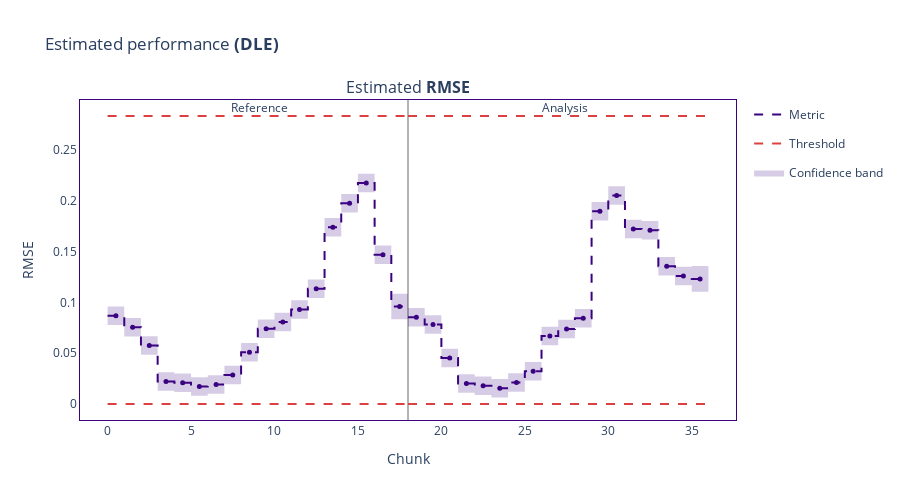

Source (notebook cell):
### Markdown cell above
### DLE

### Code cell
dle = nml.DLE(
    feature_column_names=features,
    y_pred=y_pred,
    y_true=target,
    metrics=['rmse'],
    chunk_size=2000
)

dle.fit(reference_df)
dle_results = dle.estimate(monitored_df)
fig = dle_results.plot()
fig.show()
fig.write_image('dle_results.svg')

### Figure 1 — Plotly figure (JSON) as saved in the notebook; plotly's stock layout.template omitted (floating-point values rounded to 4 significant figures)
{"data": [{"hoverinfo": "skip", "legendgroup": "metric_reference", "line": {"color": "#3b0280", "dash": "dash", "shape": "hv", "width": 2}, "mode": "lines", "name": "Metric", "showlegend": true, "type": "scatter", "x": [0, 1, 2, 3, 4, 5, 6, 7, 8, 9, 10, 11, 12, 13, 14, 15, 16, 17, 18], "xaxis": "x", "y": [0.08682, 0.0756, 0.05764, 0.02207, 0.02081, 0.01733, 0.01929, 0.02865, 0.05088, 0.0742, 0.08076, 0.09316, 0.1135, 0.174, 0.1976, 0.2178, 0.1469, 0.09601, 0.09601], "yaxis": "y"}, {"customdata": [["Estimated <b>RMSE</b>", "<b style=\"color:#3b0280;line-height:60px\">Reference</b>", "", "[0:1999]", "Chunk index: <b>0</b>", 0.0868, 0.0091], ["Estimated <b>RMSE</b>", "<b style=\"color:#3b0280;line-height:60px\">Reference</b>", "", "[2000:3999]", "Chunk index: <b>1</b>", 0.0756, 0.0091], ["Estimated <b>RMSE</b>", "<b style=\"color:#3b0280;line-height:60px\">Reference</b>", "", "[4000:5999]", "Chunk index: <b>2</b>", 0.0576, 0.0091], ["Estimated <b>RMSE</b>", "<b style=\"color:#3b0280;line-height:60px\">Reference</b>", "", "[6000:7999]", "Chunk index: <b>3</b>", 0.0221, 0.0091], ["Estimated <b>RMSE</b>", "<b style=\"color:#3b0280;line-height:60px\">Reference</b>", "", "[8000:9999]", "Chunk index: <b>4</b>", 0.0208, 0.0091], ["Estimated <b>RMSE</b>", "<b style=\"color:#3b0280;line-height:60px\">Reference</b>", "", "[10000:11999]", "Chunk index: <b>5</b>", 0.0173, 0.0091], ["Estimated <b>RMSE</b>", "<b style=\"color:#3b0280;line-height:60px\">Reference</b>", "", "[12000:13999]", "Chunk index: <b>6</b>", 0.0193, 0.0091], ["Estimated <b>RMSE</b>", "<b style=\"color:#3b0280;line-height:60px\">Reference</b>", "", "[14000:15999]", "Chunk index: <b>7</b>", 0.0287, 0.0091], ["Estimated <b>RMSE</b>", "<b style=\"color:#3b0280;line-height:60px\">Reference</b>", "", "[16000:17999]", "Chunk index: <b>8</b>", 0.0509, 0.0091], ["Estimated <b>RMSE</b>", "<b style=\"color:#3b0280;line-height:60px\">Reference</b>", "", "[18000:19999]", "Chunk index: <b>9</b>", 0.0742, 0.0091], ["Estimated <b>RMSE</b>", "<b style=\"color:#3b0280;line-height:60px\">Reference</b>", "", "[20000:21999]", "Chunk index: <b>10</b>", 0.0808, 0.0091], ["Estimated <b>RMSE</b>", "<b style=\"color:#3b0280;line-height:60px\">Reference</b>", "", "[22000:23999]", "Chunk index: <b>11</b>", 0.0932, 0.0091], ["Estimated <b>RMSE</b>", "<b style=\"color:#3b0280;line-height:60px\">Reference</b>", "", "[24000:25999]", "Chunk index: <b>12</b>", 0.1135, 0.0091], ["Estimated <b>RMSE</b>", "<b style=\"color:#3b0280;line-height:60px\">Reference</b>", "", "[26000:27999]", "Chunk index: <b>13</b>", 0.174, 0.0091], ["Estimated <b>RMSE</b>", "<b style=\"color:#3b0280;line-height:60px\">Reference</b>", "", "[28000:29999]", "Chunk index: <b>14</b>", 0.1976, 0.0091], ["Estimated <b>RMSE</b>", "<b style=\"color:#3b0280;line-height:60px\">Reference</b>", "", "[30000:31999]", "Chunk index: <b>15</b>", 0.2178, 0.0091], ["Estimated <b>RMSE</b>", "<b style=\"color:#3b0280;line-height:60px\">Reference</b>", "", "[32000:33999]", "Chunk index: <b>16</b>", 0.1469, 0.0091], ["Estimated <b>RMSE</b>", "<b style=\"color:#3b0280;line-height:60px\">Reference</b>", "", "[34000:35039]", "Chunk index: <b>17</b>", 0.096, 0.0126]], "hovertemplate": "%{customdata[1]} &nbsp; &nbsp; %{customdata[2]} <br />Chunk: <b>%{customdata[3]}</b> &nbsp; &nbsp; %{customdata[4]} <br />%{customdata[0]}: <b>%{customdata[5]}</b><br />Confidence band: +/- <b>%{customdata[6]}</b><br /><extra></extra>", "legendgroup": "metric_reference", "line": {"dash": "dash"}, "marker": {"color": "#3b0280", "size": 5, "symbol": "circle"}, "mode": "markers", "name": "Metric", "showlegend": false, "type": "scatter", "x": [0.5, 1.5, 2.5, 3.5, 4.5, 5.5, 6.5, 7.5, 8.5, 9.5, 10.5, 11.5, 12.5, 13.5, 14.5, 15.5, 16.5, 17.5], "xaxis": "x", "y": [0.08682, 0.0756, 0.05764, 0.02207, 0.02081, 0.01733, 0.01929, 0.02865, 0.05088, 0.0742, 0.08076, 0.09316, 0.1135, 0.174, 0.1976, 0.2178, 0.1469, 0.09601, 0.09601], "yaxis": "y"}, {"hoverinfo": "skip", "legendgroup": "metric_analysis", "line": {"color": "#3b0280", "dash": "dash", "shape": "hv", "width": 2}, "mode": "lines", "name": "Metric", "showlegend": false, "type": "scatter", "x": [18, 19, 20, 21, 22, 23, 24, 25, 26, 27, 28, 29, 30, 31, 32, 33, 34, 35, 36], "xaxis": "x", "y": [0.0854, 0.07837, 0.04541, 0.02019, 0.01807, 0.01553, 0.02114, 0.03228, 0.06709, 0.07375, 0.0845, 0.1898, 0.2053, 0.1724, 0.1712, 0.1356, 0.126, 0.1232, 0.1232], "yaxis": "y"}, {"customdata": [["Estimated <b>RMSE</b>", "<b style=\"color:#3b0280;line-height:60px\">Analysis</b>", "", "[0:1999]", "Chunk index: <b>0</b>", 0.0854, 0.0091], ["Estimated <b>RMSE</b>", "<b style=\"color:#3b0280;line-height:60px\">Analysis</b>", "", "[2000:3999]", "Chunk index: <b>1</b>", 0.0784, 0.0091], ["Estimated <b>RMSE</b>", "<b style=\"color:#3b0280;line-height:60px\">Analysis</b>", "", "[4000:5999]", "Chunk index: <b>2</b>", 0.0454, 0.0091], ["Estimated <b>RMSE</b>", "<b style=\"color:#3b0280;line-height:60px\">Analysis</b>", "", "[6000:7999]", "Chunk index: <b>3</b>", 0.0202, 0.0091], ["Estimated <b>RMSE</b>", "<b style=\"color:#3b0280;line-height:60px\">Analysis</b>", "", "[8000:9999]", "Chunk index: <b>4</b>", 0.0181, 0.0091], ["Estimated <b>RMSE</b>", "<b style=\"color:#3b0280;line-height:60px\">Analysis</b>", "", "[10000:11999]", "Chunk index: <b>5</b>", 0.0155, 0.0091], ["Estimated <b>RMSE</b>", "<b style=\"color:#3b0280;line-height:60px\">Analysis</b>", "", "[12000:13999]", "Chunk index: <b>6</b>", 0.0211, 0.0091], ["Estimated <b>RMSE</b>", "<b style=\"color:#3b0280;line-height:60px\">Analysis</b>", "", "[14000:15999]", "Chunk index: <b>7</b>", 0.0323, 0.0091], ["Estimated <b>RMSE</b>", "<b style=\"color:#3b0280;line-height:60px\">Analysis</b>", "", "[16000:17999]", "Chunk index: <b>8</b>", 0.0671, 0.0091], ["Estimated <b>RMSE</b>", "<b style=\"color:#3b0280;line-height:60px\">Analysis</b>", "", "[18000:19999]", "Chunk index: <b>9</b>", 0.0738, 0.0091], ["Estimated <b>RMSE</b>", "<b style=\"color:#3b0280;line-height:60px\">Analysis</b>", "", "[20000:21999]", "Chunk index: <b>10</b>", 0.0845, 0.0091], ["Estimated <b>RMSE</b>", "<b style=\"color:#3b0280;line-height:60px\">Analysis</b>", "", "[22000:23999]", "Chunk index: <b>11</b>", 0.1898, 0.0091], ["Estimated <b>RMSE</b>", "<b style=\"color:#3b0280;line-height:60px\">Analysis</b>", "", "[24000:25999]", "Chunk index: <b>12</b>", 0.2053, 0.0091], ["Estimated <b>RMSE</b>", "<b style=\"color:#3b0280;line-height:60px\">Analysis</b>", "", "[26000:27999]", "Chunk index: <b>13</b>", 0.1724, 0.0091], ["Estimated <b>RMSE</b>", "<b style=\"color:#3b0280;line-height:60px\">Analysis</b>", "", "[28000:29999]", "Chunk index: <b>14</b>", 0.1712, 0.0091], ["Estimated <b>RMSE</b>", "<b style=\"color:#3b0280;line-height:60px\">Analysis</b>", "", "[30000:31999]", "Chunk index: <b>15</b>", 0.1356, 0.0091], ["Estimated <b>RMSE</b>", "<b style=\"color:#3b0280;line-height:60px\">Analysis</b>", "", "[32000:33999]", "Chunk index: <b>16</b>", 0.126, 0.0091], ["Estimated <b>RMSE</b>", "<b style=\"color:#3b0280;line-height:60px\">Analysis</b>", "", "[34000:35039]", "Chunk index: <b>17</b>", 0.1232, 0.0126]], "hovertemplate": "%{customdata[1]} &nbsp; &nbsp; %{customdata[2]} <br />Chunk: <b>%{customdata[3]}</b> &nbsp; &nbsp; %{customdata[4]} <br />%{customdata[0]}: <b>%{customdata[5]}</b><br />Confidence band: +/- <b>%{customdata[6]}</b><br /><extra></extra>", "legendgroup": "metric_analysis", "line": {"dash": "dash"}, "marker": {"color": "#3b0280", "size": 5, "symbol": "circle"}, "mode": "markers", "name": "Metric", "showlegend": false, "type": "scatter", "x": [18.5, 19.5, 20.5, 21.5, 22.5, 23.5, 24.5, 25.5, 26.5, 27.5, 28.5, 29.5, 30.5, 31.5, 32.5, 33.5, 34.5, 35.5], "xaxis": "x", "y": [0.0854, 0.07837, 0.04541, 0.02019, 0.01807, 0.01553, 0.02114, 0.03228, 0.06709, 0.07375, 0.0845, 0.1898, 0.2053, 0.1724, 0.1712, 0.1356, 0.126, 0.1232, 0.1232], "yaxis": "y"}, {"hoverinfo": "skip", "legendgroup": "alert", "marker": {"color": "#DD4040", "size": 8, "symbol": "diamond"}, "mode": "markers", "name": "Alert", "showlegend": true, "type": "scatter", "x": [], "xaxis": "x", "y": [], "yaxis": "y"}, {"hoverinfo": "skip", "legendgroup": "thresh", "line": {"color": "#DD4040", "dash": "dash", "width": 2}, "mode": "lines", "name": "Threshold", "showlegend": true, "type": "scatter", "x": [0, 1, 2, 3, 4, 5, 6, 7, 8, 9, 10, 11, 12, 13, 14, 15, 16, 17, 18], "xaxis": "x", "y": [0.2837, 0.2837, 0.2837, 0.2837, 0.2837, 0.2837, 0.2837, 0.2837, 0.2837, 0.2837, 0.2837, 0.2837, 0.2837, 0.2837, 0.2837, 0.2837, 0.2837, 0.2837, 0.2837], "yaxis": "y"}, {"hoverinfo": "skip", "legendgroup": "thresh", "line": {"color": "#DD4040", "dash": "dash", "width": 2}, "mode": "lines", "name": "Threshold", "showlegend": false, "type": "scatter", "x": [0, 1, 2, 3, 4, 5, 6, 7, 8, 9, 10, 11, 12, 13, 14, 15, 16, 17, 18], "xaxis": "x", "y": [0, 0, 0, 0, 0, 0, 0, 0, 0, 0, 0, 0, 0, 0, 0, 0, 0, 0, 0], "yaxis": "y"}, {"hoverinfo": "skip", "legendgroup": "thresh", "line": {"color": "#DD4040", "dash": "dash", "width": 2}, "mode": "lines", "name": "Threshold", "showlegend": false, "type": "scatter", "x": [18, 19, 20, 21, 22, 23, 24, 25, 26, 27, 28, 29, 30, 31, 32, 33, 34, 35, 36], "xaxis": "x", "y": [0.2837, 0.2837, 0.2837, 0.2837, 0.2837, 0.2837, 0.2837, 0.2837, 0.2837, 0.2837, 0.2837, 0.2837, 0.2837, 0.2837, 0.2837, 0.2837, 0.2837, 0.2837, 0.2837], "yaxis": "y"}, {"hoverinfo": "skip", "legendgroup": "thresh", "line": {"color": "#DD4040", "dash": "dash", "width": 2}, "mode": "lines", "name": "Threshold", "showlegend": false, "type": "scatter", "x": [18, 19, 20, 21, 22, 23, 24, 25, 26, 27, 28, 29, 30, 31, 32, 33, 34, 35, 36], "xaxis": "x", "y": [0, 0, 0, 0, 0, 0, 0, 0, 0, 0, 0, 0, 0, 0, 0, 0, 0, 0, 0], "yaxis": "y"}, {"connectgaps": true, "hoverinfo": "skip", "line": {"color": "rgba(0,0,0,0)", "shape": "hv"}, "mode": "lines", "name": "Confidence band", "showlegend": false, "type": "scatter", "x": [0, 1, 2, 3, 4, 5, 6, 7, 8, 9, 10, 11, 12, 13, 14, 15, 16, 17, 18], "xaxis": "x", "y": [0.09593, 0.08472, 0.06675, 0.03118, 0.02993, 0.02644, 0.02841, 0.03777, 0.05999, 0.08331, 0.08987, 0.1023, 0.1226, 0.1831, 0.2067, 0.2269, 0.156, 0.1086, 0.1086], "yaxis": "y"}, {"connectgaps": true, "fill": "tonexty", "fillcolor": "rgba(0.23137254901960785, 0.00784313725490196, 0.5019607843137255, 0.2)", "hoverinfo": "skip", "line": {"color": "rgba(0,0,0,0)", "shape": "hv"}, "mode": "lines", "name": "Confidence band", "showlegend": true, "type": "scatter", "x": [0, 1, 2, 3, 4, 5, 6, 7, 8, 9, 10, 11, 12, 13, 14, 15, 16, 17, 18], "xaxis": "x", "y": [0.07771, 0.06649, 0.04853, 0.01296, 0.0117, 0.008221, 0.01018, 0.01954, 0.04176, 0.06509, 0.07164, 0.08405, 0.1044, 0.1649, 0.1885, 0.2087, 0.1378, 0.08337, 0.08337], "yaxis": "y"}, {"connectgaps": true, "hoverinfo": "skip", "line": {"color": "rgba(0,0,0,0)", "shape": "hv"}, "mode": "lines", "name": "Confidence band", "showlegend": false, "type": "scatter", "x": [18, 19, 20, 21, 22, 23, 24, 25, 26, 27, 28, 29, 30, 31, 32, 33, 34, 35, 36], "xaxis": "x", "y": [0.09451, 0.08749, 0.05452, 0.0293, 0.02718, 0.02464, 0.03025, 0.04139, 0.07621, 0.08287, 0.09362, 0.1989, 0.2145, 0.1815, 0.1803, 0.1447, 0.1351, 0.1358, 0.1358], "yaxis": "y"}, {"connectgaps": true, "fill": "tonexty", "fillcolor": "rgba(0.23137254901960785, 0.00784313725490196, 0.5019607843137255, 0.2)", "hoverinfo": "skip", "line": {"color": "rgba(0,0,0,0)", "shape": "hv"}, "mode": "lines", "name": "Confidence band", "showlegend": false, "type": "scatter", "x": [18, 19, 20, 21, 22, 23, 24, 25, 26, 27, 28, 29, 30, 31, 32, 33, 34, 35, 36], "xaxis": "x", "y": [0.07628, 0.06926, 0.03629, 0.01108, 0.008953, 0.006416, 0.01203, 0.02316, 0.05798, 0.06464, 0.07539, 0.1807, 0.1962, 0.1632, 0.1621, 0.1265, 0.1168, 0.1106, 0.1106], "yaxis": "y"}], "layout": {"annotations": [{"font": {"size": 16}, "showarrow": false, "text": "Estimated <b>RMSE</b>", "x": 0.5, "xanchor": "center", "xref": "paper", "y": 1, "yanchor": "bottom", "yref": "paper"}, {"showarrow": false, "text": "Reference", "x": 8.5, "xref": "x", "xshift": 10, "y": 1.01, "yref": "y domain"}, {"showarrow": false, "text": "Analysis", "x": 26.5, "xref": "x", "xshift": 15, "y": 1.01, "yref": "y domain"}], "height": 500, "hoverlabel": {"bgcolor": "white", "font": {"size": 14}}, "legend": {"itemclick": false, "itemdoubleclick": false, "traceorder": "grouped"}, "paper_bgcolor": "rgba(255,255,255,1)", "plot_bgcolor": "rgba(255,255,255,1)", "shapes": [{"layer": "below", "line": {"color": "#666666", "width": 1}, "type": "line", "x0": 18, "x1": 18, "xref": "x", "y0": 0, "y1": 1, "yref": "y domain"}], "title": {"text": "Estimated performance <b>(DLE)</b>"}, "xaxis": {"anchor": "y", "domain": [0, 1], "linecolor": "#3b0280", "matches": "x", "mirror": true, "showgrid": false, "title": {"text": "Chunk"}, "zeroline": false}, "yaxis": {"anchor": "x", "domain": [0, 1], "linecolor": "#3b0280", "mirror": true, "showgrid": false, "title": {"text": "RMSE"}, "zeroline": false}}}
